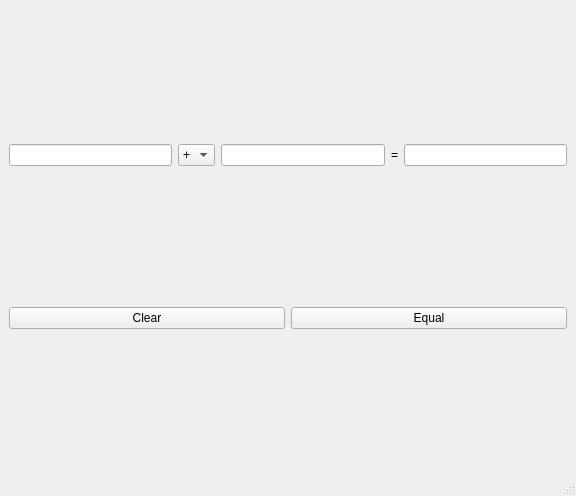
<?xml version="1.0" encoding="UTF-8"?>
<ui version="4.0">
 <class>MainWindow</class>
 <widget class="QMainWindow" name="MainWindow">
  <property name="geometry">
   <rect>
    <x>0</x>
    <y>0</y>
    <width>576</width>
    <height>496</height>
   </rect>
  </property>
  <property name="windowTitle">
   <string>MainWindow</string>
  </property>
  <widget class="QWidget" name="centralwidget">
   <layout class="QGridLayout" name="gridLayout">
    <item row="0" column="0">
     <layout class="QHBoxLayout" name="horizontalLayout">
      <item>
       <widget class="QLineEdit" name="lineEdit"/>
      </item>
      <item>
       <widget class="QComboBox" name="comboBox">
        <item>
         <property name="text">
          <string>+</string>
         </property>
        </item>
        <item>
         <property name="text">
          <string>-</string>
         </property>
        </item>
        <item>
         <property name="text">
          <string>*</string>
         </property>
        </item>
        <item>
         <property name="text">
          <string>/</string>
         </property>
        </item>
       </widget>
      </item>
      <item>
       <widget class="QLineEdit" name="lineEdit_3"/>
      </item>
      <item>
       <widget class="QLabel" name="label">
        <property name="text">
         <string>=</string>
        </property>
       </widget>
      </item>
      <item>
       <widget class="QLineEdit" name="lineEdit_2"/>
      </item>
     </layout>
    </item>
    <item row="1" column="0">
     <layout class="QHBoxLayout" name="horizontalLayout_2">
      <item>
       <widget class="QPushButton" name="pushButton">
        <property name="text">
         <string>Clear</string>
        </property>
       </widget>
      </item>
      <item>
       <widget class="QPushButton" name="pushButton_2">
        <property name="text">
         <string>Equal</string>
        </property>
       </widget>
      </item>
     </layout>
    </item>
   </layout>
  </widget>
  <widget class="QMenuBar" name="menubar">
   <property name="geometry">
    <rect>
     <x>0</x>
     <y>0</y>
     <width>576</width>
     <height>21</height>
    </rect>
   </property>
  </widget>
  <widget class="QStatusBar" name="statusbar"/>
 </widget>
 <resources/>
 <connections>
  <connection>
   <sender>pushButton</sender>
   <signal>clicked()</signal>
   <receiver>lineEdit</receiver>
   <slot>clear()</slot>
   <hints>
    <hint type="sourcelabel">
     <x>147</x>
     <y>359</y>
    </hint>
    <hint type="destinationlabel">
     <x>85</x>
     <y>137</y>
    </hint>
   </hints>
  </connection>
  <connection>
   <sender>pushButton</sender>
   <signal>clicked()</signal>
   <receiver>lineEdit_2</receiver>
   <slot>clear()</slot>
   <hints>
    <hint type="sourcelabel">
     <x>147</x>
     <y>359</y>
    </hint>
    <hint type="destinationlabel">
     <x>489</x>
     <y>137</y>
    </hint>
   </hints>
  </connection>
  <connection>
   <sender>pushButton</sender>
   <signal>clicked()</signal>
   <receiver>lineEdit_3</receiver>
   <slot>clear()</slot>
   <hints>
    <hint type="sourcelabel">
     <x>147</x>
     <y>359</y>
    </hint>
    <hint type="destinationlabel">
     <x>318</x>
     <y>137</y>
    </hint>
   </hints>
  </connection>
 </connections>
</ui>
